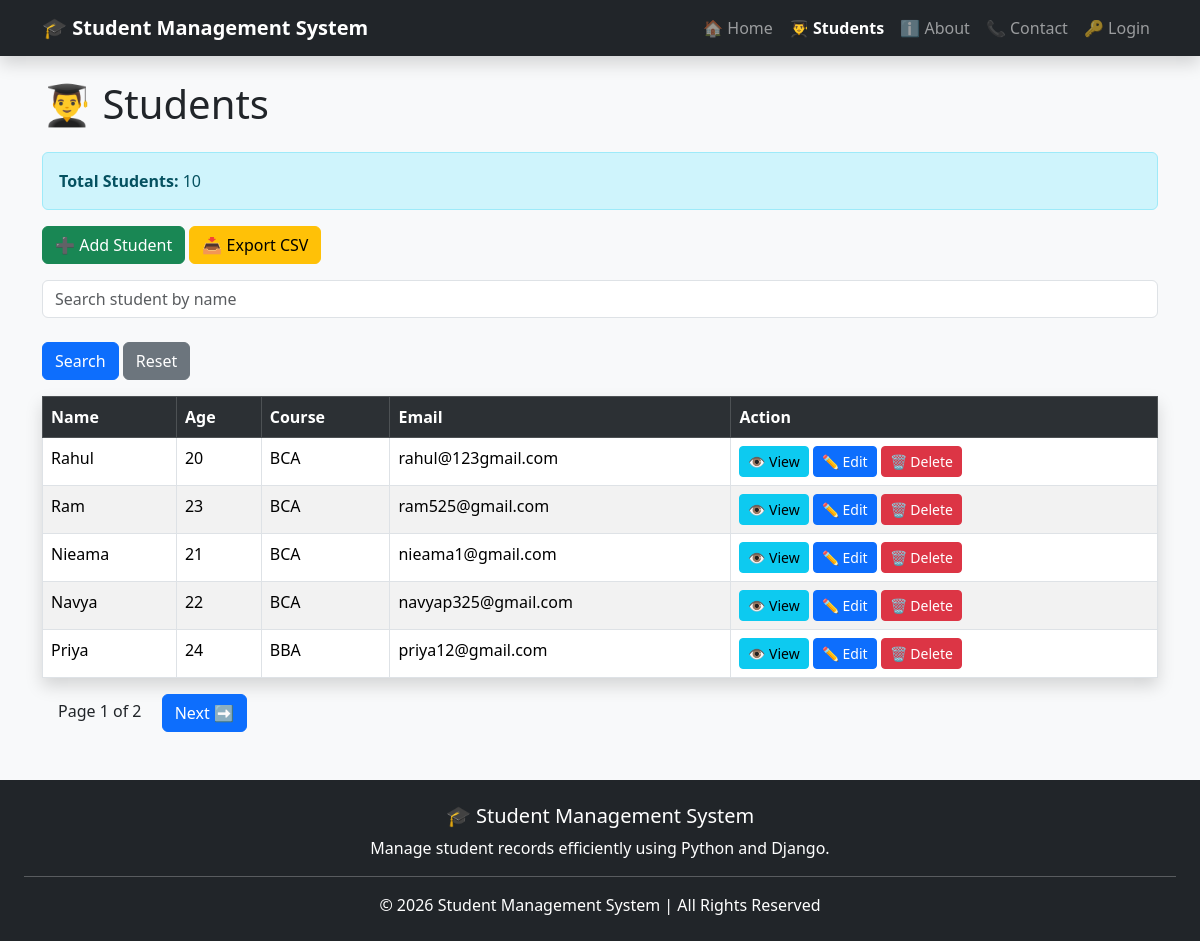
The page /students/ on the database its author committed.
### students/models.py (models this page shows, shortened)
class Student(models.Model):
    name = models.CharField(max_length=100)
    age = models.IntegerField()
    course = models.CharField(max_length=100)
    email = models.EmailField()
    photo = models.ImageField(upload_to='students/', blank=True, null=True)

### students/views.py (the view)
# urls.py: path('', include('students.urls')),
def students(request):
    query = request.GET.get('search')
    student_list = Student.objects.all().order_by('id')
    if query:
        student_list = student_list.filter(name__icontains=query)
    paginator = Paginator(student_list, 5)  # Show 5 students per page
    page_number = request.GET.get('page')
    students = paginator.get_page(page_number)
    return render(request, "students.html", {
        "students": students,
        "total_students": student_list.count()
    })

### students/templates/students.html (shortened to what this page needs)
{% extends 'base.html' %}
{% block content %}
<h1 class="mb-4">👨‍🎓 Students</h1>
<div class="alert alert-info">
    <strong>Total Students:</strong> {{ total_students }}
</div>
<a href="/add/" class="btn btn-success mb-3">
    ➕ Add Student
</a>
<a href="/export-csv/" class="btn btn-warning mb-3">
    📥 Export CSV
</a>
<form method="GET" class="mb-3">
    <input
        type="text"
        name="search"
        value="{{ request.GET.search }}"
        placeholder="Search student by name"
        class="form-control">
    <br>
    <button type="submit" class="btn btn-primary">
        Search
    </button>
    <a href="/students/" class="btn btn-secondary">
        Reset
    </a>
</form>
<table class="table table-bordered table-hover table-striped shadow">
    <tr class="table-dark">
        <th>Name</th>
        <th>Age</th>
        <th>Course</th>
        <th>Email</th>
        <th>Action</th>
    </tr>
    {% for student in students %}
    <tr>
        <td>{{ student.name }}</td>
        <td>{{ student.age }}</td>
        <td>{{ student.course }}</td>
        <td>{{ student.email }}</td>
        <td>
            <a href="/details/{{ student.id }}/"
               class="btn btn-info btn-sm">
               👁 View
            </a>
            <a href="/edit/{{ student.id }}/"
               class="btn btn-primary btn-sm">
               ✏️ Edit
            </a>
            <a href="/delete/{{ student.id }}/"
               class="btn btn-danger btn-sm">
               🗑 Delete
            </a>
        </td>
    </tr>
    {% endfor %}
</table>
<div class="mt-3">
    <span class="mx-3">
        Page {{ students.number }} of {{ students.paginator.num_pages }}
    </span>
    {% if students.has_next %}
        <a href="?page={{ students.next_page_number }}&search={{ request.GET.search }}" class="btn btn-primary">
            Next ➡
        </a>
    {% endif %}
</div>
{% endblock %}

### rows shown on the page
Student: name "Rahul", age "20", course "BCA", email "rahul@123gmail.com"
Student: name "Ram", age "23", course "BCA", email "ram525@gmail.com"
Student: name "Nieama", age "21", course "BCA", email "nieama1@gmail.com"
Student: name "Navya", age "22", course "BCA", email "navyap325@gmail.com"
Student: name "Priya", age "24", course "BBA", email "priya12@gmail.com"

### other values the page prints
{{ total_students }} "10"
{{ students.number }} "1"
{{ students.paginator.num_pages }} "2"
